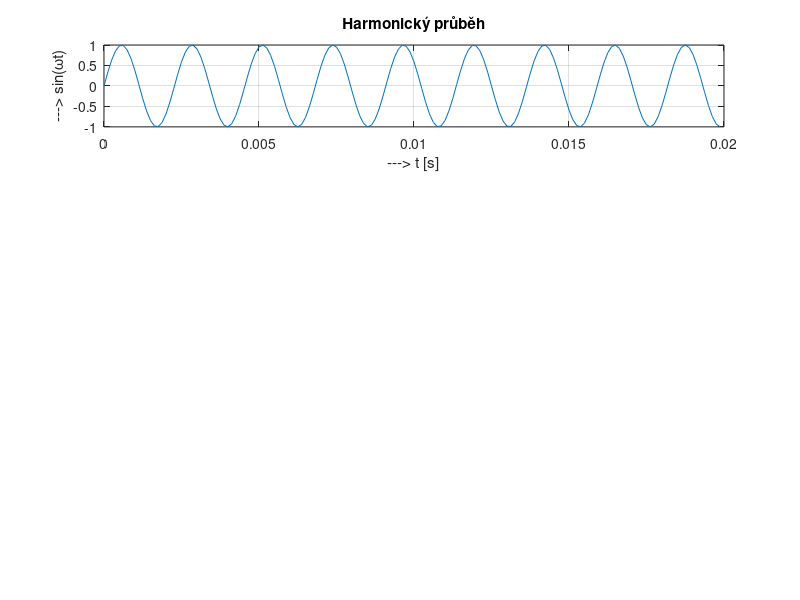

Write MATLAB code to recreate this figure. (Note: this script raises an error after producing the figure.)
close all   % zavřít okna všech obrázků
clear all   % smazat všechny proměnné
clc         % smazat výstup v Command window
 
% Kreslení sinu, 4 způsoby
 
% 1. sinus se vztahem k času
fs = 8000;  % (Hz)   vzorkovací frekvence
 
f = 440;    % (Hz)   frekvence generované sinusovky
doba = .02; % (s) trvání signálu v sekundách
 
t1 = (0: doba*fs-1) / fs;   % časová osa
         % Musíme odečíst poslední vzorek, protože začínáme od nuly.
         % Krok je 1/fs, protože kdyby bylo např. fs = 10 vzorků za sekundu,
         % tak časový krok bude 1 sekunda / 10 dílků = 0.1 sekundy.
 
x1 = sin(2*pi*f*t1);   % 2*pi je perioda sin, vynásobeno frekvencí
                       % = kolikrát za sekundu se to otočí dokola,
                       % krát čas v sekundách - v jaké části zrovna jsme
 
figure;        % nový obrázek
subplot(4,1,1) % rozdělíme na panely: 4 řádky, 1 sloupec, nyní kreslit do 1. panelu
plot(t1, x1)   % ač zobrazení vypadá spojitě, signál je diskrétní: pro diskrétní zobrazení použít stem()
xlabel('---> t [s]')         % popis osy
ylabel('---> sin(\omegat)')  % psaní řeckých písmen
title('Harmonický průběh')   % titulek
grid                         % mřížka
 
 
% 2. zadaný počet vzorků signálu
vzorku = 25;
t2 = (0: vzorku - 1)/fs;
x2 = sin(2*pi*f*t2);
 
subplot 412          % zkrácený způsob zápisu subplot
stem(t2, x2)         % diskrétní vykreslení
axis([0 0.02 -1 1])  % ruční nastavení os
 
 
% 3. počet period signálu
period = 4;
t3 = (0: period/f*fs - 1)/fs;
x3 = sin(2*pi*f*t3);
% Pozn.: pozor, zde jsme si vymysleli požadavek,
% který nevede na celý počet vzorků: period/f*fs = 72.727.
% Ve skutečnosti ani předchozí dvě sinusoidy nejsou periodické ve smyslu,
% jaký známe ve spojitém čase: nevychází celý počet vzorků na periodu,
% proto je každá perioda trochu jiná. Při rekonstrukci signálu do spojité
% oblasti se však jedná o klasický periodický signál. Toto je běžné chování
% diskrétních signálů, na které si musíme zvyknout.
 
subplot 413
plot(t3, x3, '-or', 'LineWidth', 2)  % spojitá čára, kolečka v bodech,
                                     % červeně, tloušťka čáry 2
axis tight % automatické nastavení os
 
 
% 4. diskrétní sinusovka bez vztahu k času
N = 20;   % počet vzorků na periodu
P = 2;    % počet period
NN = P*N; % celkový počet vzorků
n = 0: NN - 1;   % n jsou indexy vzorků - není to čas
                 % vzorek číslo NN by patřil už do 3. periody
x4 = sin(2*pi*n/N);
 
subplot 414
stem(n, x4)
xlabel('---> n [index vzorku]')
title('Diskrétní harmonický průběh')